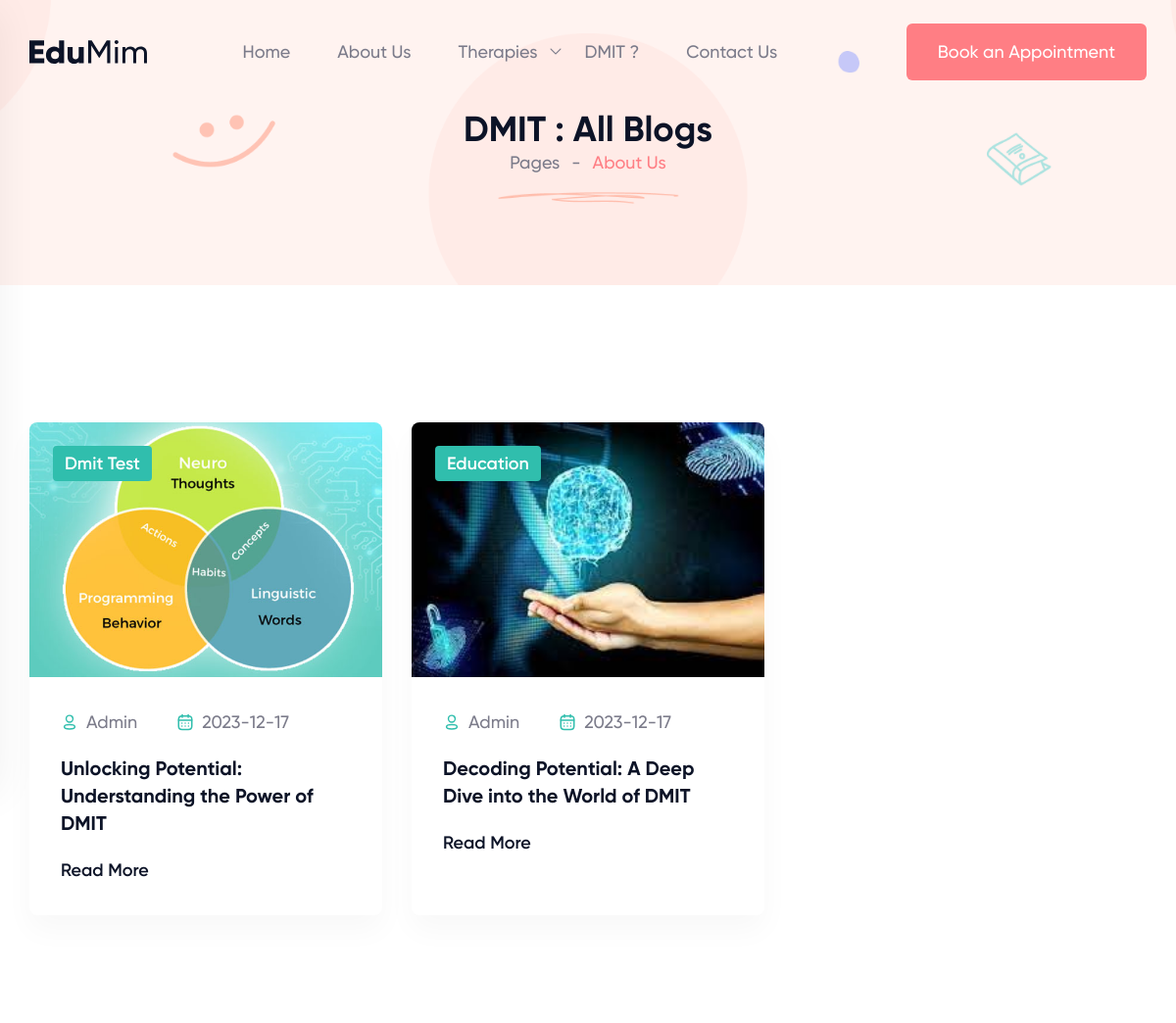
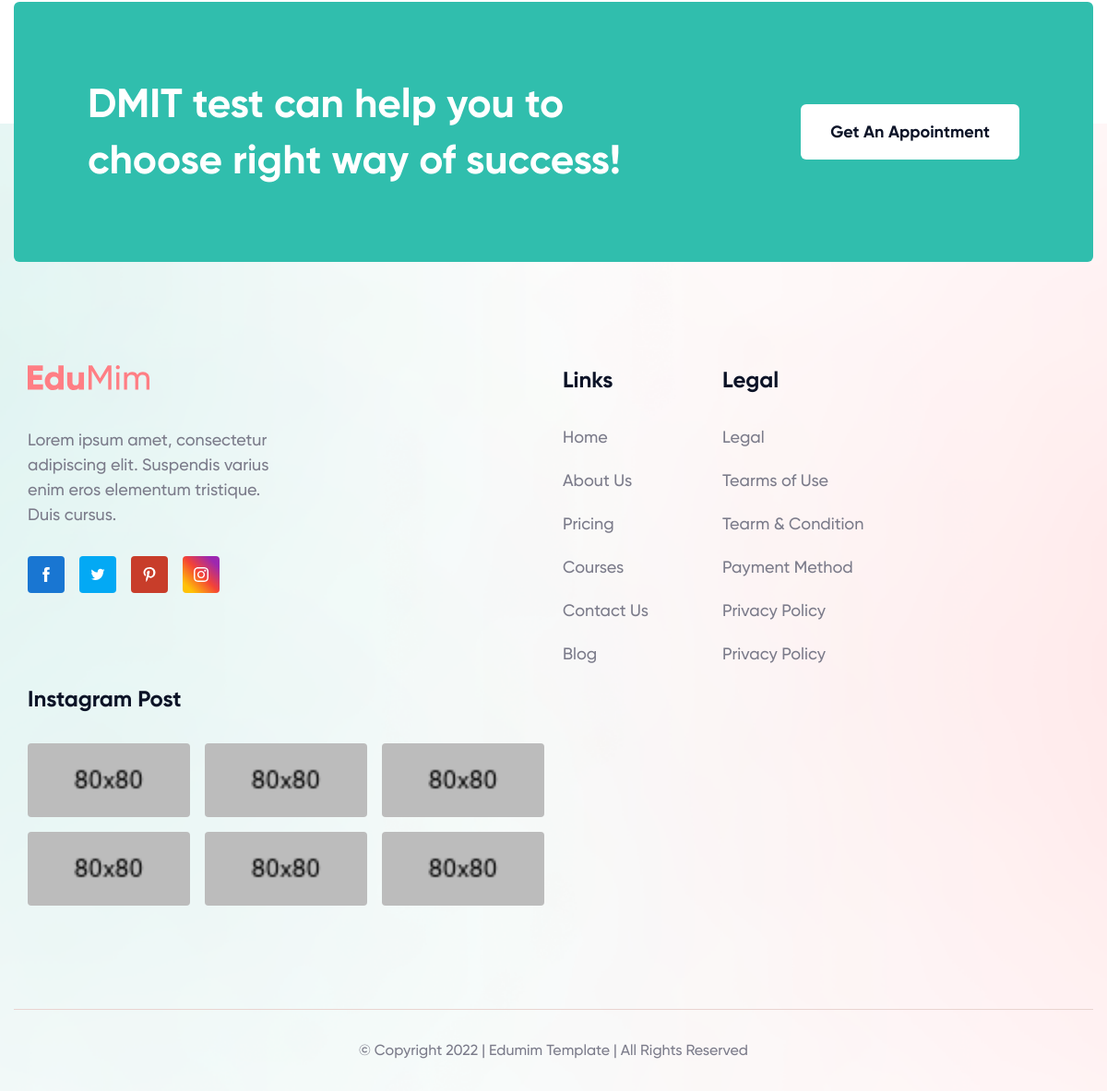
Screenshot of /all-blogs.php with the database file from the repository (2 pictures, top to bottom).
### tables this page shows
CREATE TABLE `blogs` (
  `blog_id` int(50) NOT NULL,
  `title` text NOT NULL,
  `category` varchar(30) NOT NULL,
  `description` text NOT NULL,
  `featured_img` varchar(500) NOT NULL,
  `author` varchar(100) NOT NULL DEFAULT 'Admin',
  `dt` datetime NOT NULL DEFAULT current_timestamp()
);

### all-blogs.php (the view, shortened to what this page needs)
<!DOCTYPE html>
<html lang="en">
<head>
  <link rel="stylesheet" href="assets/css/rt-plugins.css">
  <link rel="stylesheet" href="assets/css/app.css">
</head>
<body class=" font-gilroy font-medium text-gray text-lg leading-[27px]">
  <?php include 'partials/_header.php'; ?>
  <div class="breadcrumbs section-padding bg-[url('../images/all-img/bred.png')] bg-cover bg-center bg-no-repeat">
    <div class="container text-center">
      <h2>DMIT : All Blogs </h2>
      <nav>
        <ol class="flex items-center justify-center space-x-3">
          <li class="breadcrumb-item"><a href="index.html">Pages </a></li>
          <li class="breadcrumb-item">-</li>
          <li class="text-primary">About Us</li>
        </ol>
      </nav>
    </div>
  </div>
   <div class=" section-padding  bg-cover bg-no-repeat bg-center">
    <div class="container">
      <div class="grid lg:grid-cols-3 md:grid-cols-2 grid-cols-1 gap-[30px] pt-7">
        <?php
        require_once('partials\_db.php');
        $sql = "SELECT * FROM `blogs` ORDER BY 'dt' DESC LIMIT 3";
        $result = mysqli_query($conn, $sql);
        while ($row = mysqli_fetch_assoc($result)) {
          $category = $row['category'];
          $fimage = "assets/images/blogImgs/" . $row['featured_img'];
          echo '
              <div class=" bg-white shadow-box5 rounded-[8px] transition duration-100 hover:shadow-box3">
                <div class="course-thumb h-[260px] rounded-t-[8px]  relative">
                  <img src="' . $fimage . '" alt="" class=" w-full h-full object-cover rounded-t-[8px]">
                  <span class="bg-secondary py-1 px-3 text-lg font-semibold rounded text-white absolute left-6 top-6">' . $category . '</span>
                </div>
                <div class="course-content p-8">
                  <div class="flex   lg:space-x-10 space-x-5 mb-5">
                    <a class=" flex items-center space-x-2" href="blog.php?blog=' . $row['blog_id'] . '">
                      <img src="assets/images/svg/admin.svg" alt="">
                      <span>' . $row['author'] . '</span>
                    </a>
                    <a class=" flex items-center space-x-2" href="blog.php?blog=' . $row['blog_id'] . '">
                      <img src="assets/images/svg/calender.svg" alt="">
                      <span>' . substr($row['dt'], 0, 10) . '</span>
                    </a>
                  </div>
                  <h4 class=" text-xl mb-5 font-bold">
                    <a href="blog.php?blog=' . $row['blog_id'] . '" class=" hover:text-primary transition duration-150">
                    ' . substr($row['title'], 0, 70) . '
                    </a>
                  </h4>
                  <a href="blog.php?blog=' . $row['blog_id'] . '" class=" text-black font-semibold hover:underline transition duration-150">Read
                    More</a>
                </div>
              </div>
              ';
        }
        ?>
      </div>
    </div>
  </div>
  <?php include 'partials/_footer.php'; ?>
</body>
</html>

### partials/_header.php (shortened to what this page needs)
<header style="z-index: 10;" class="site-header  home-one-header top-0 w-full z-[999] rt-sticky pr-1">
  <div class="main-header py-6">
    <div class="container">
      <div class=" flex items-center justify-between">
        <a href="index.php" class="brand-logo flex-none lg:mr-10 md:w-auto max-w-[120px] ">
          <img src="assets/images/logo/logo.svg" alt=""></a>
        <div class="flex items-center flex-1">
          <div class="flex-1 main-menu relative mr-[74px]">
            <ul class="menu-active-classes flex ">
              <li class=" menu-item">
                <a href="index.php">Home</a>
              </li>
              <li class=" menu-item">
                <a href="about.php">About Us</a>
              </li>
              <li class="menu-item-has-children">
                <a href="nlp.php">Therapies</a>
              </li>
              <li class="menu-item">
                <a href="dmit.php">DMIT ?</a>
              </li>
              <li>
                <a href="contact.php">Contact Us</a>
              </li>
            </ul>
          </div>
          <div class="flex-none flex space-x-[18px]">
            <div class=" hidden lg:block">
              <a href="javascript:void(0)" onclick="openAppointmentForm()" class="btn btn-primary py-[15px] px-8">Book an Appointment</a>
            </div>
          </div>
        </div>
      </div>
    </div>
  </div>
</header>

### partials/_footer.php (shortened to what this page needs)
<footer>
  <div class="relative z-[1] mx-auto max-w-[1170px] rounded-md bg-[url('../images/all-img/section-bg-3.png')] bg-cover bg-center bg-no-repeat p-20">
    <div class="items-center space-x-4 space-y-5 text-center lg:flex lg:space-y-0 lg:text-left">
      <div class="flex-1">
        <div class="max-w-[590px] text-3xl font-bold text-white md:text-3xl lg:text-[44px] lg:leading-[61px]">
          DMIT test can help you to choose right way of success!
        </div>
      </div>
      <div class="flex-none">
        <button onclick="openAppointmentForm()" class="btn bg-white font-bold text-black">
          Get An Appointment
        </button>
      </div>
    </div>
  </div>
  <div class="-mt-[150px] bg-[url('../images/all-img/section-bg-10.png')] bg-cover bg-center bg-no-repeat pt-[150px]">
    <div class="section-padding container">
      <div class="grid grid-cols-12 gap-5">
        <div class="single-footer col-span-12 lg:col-span-6 xl:col-span-3">
          <div class="lg:max-w-[270px]">
            <a href="#" class="mb-10 block">
              <img src="assets/images/logo/footer-logo-2.svg" alt="" /></a>
            <p>
              Lorem ipsum amet, consectetur adipiscing elit. Suspendis varius
              enim eros elementum tristique. Duis cursus.
            </p>
            <ul class="flex space-x-4 pt-8">
              <li>
                <a href="#" class="flex h-10 w-10">
                  <img src="assets/images/icon/fb.svg" alt="" />
                </a>
              </li>
              <li>
                <a href="#" class="flex h-10 w-10">
                  <img src="assets/images/icon/tw.svg" alt="" />
                </a>
              </li>
              <li>
                <a href="#" class="flex h-10 w-10">
                  <img src="assets/images/icon/pn.svg" alt="" />
                </a>
              </li>
              <li>
                <a href="#" class="flex h-10 w-10">
                  <img src="assets/images/icon/ins.svg" alt="" />
                </a>
              </li>
            </ul>
          </div>
        </div>
        <div class="single-footer col-span-12 lg:col-span-6 xl:col-span-6">
          <div class="ml-auto xl:w-[80%]">
            <div class="flex space-x-[80px]">
              <div class="flex-1 lg:flex-none">
                <h4 class="mb-8 text-2xl font-bold text-black">Links</h4>
                <ul class="list-item space-y-5">
                  <li><a href="#">Home</a></li>
                  <li><a href="#">About Us</a></li>
                  <li><a href="#">Pricing</a></li>
                  <li><a href="#">Courses</a></li>
                  <li><a href="#">Contact Us</a></li>
                  <li><a href="#">Blog</a></li>
                </ul>
              </div>
              <div class="flex-1 lg:flex-none">
                <h4 class="mb-8 text-2xl font-bold text-black">Legal</h4>
                <ul class="list-item space-y-5">
                  <li><a href="#">Legal</a></li>
                  <li><a href="#">Tearms of Use</a></li>
                  <li><a href="#">Tearm & Condition</a></li>
                  <li><a href="#">Payment Method</a></li>
                  <li><a href="#">Privacy Policy</a></li>
                  <li><a href="#">Privacy Policy</a></li>
                </ul>
              </div>
            </div>
          </div>
        </div>
        <div class="single-footer col-span-12 lg:col-span-6 xl:col-span-3">
          <h4 class="mb-8 text-2xl font-bold text-black">Instagram Post</h4>
          <div class="grid grid-cols-3 gap-4">
            <div>
              <a href="#" class="group relative block h-20 w-full rounded">
                <img src="assets/images/all-img/ins-1.png" alt="" class="block h-full w-full rounded object-cover" />
              </a>
            </div>
            <div>
              <a href="#" class="group relative block h-20 w-full rounded">
                <img src="assets/images/all-img/ins-2.png" alt="" class="block h-full w-full rounded object-cover" />
              </a>
            </div>
            <div>
              <a href="#" class="group relative block h-20 w-full rounded">
                <img src="assets/images/all-img/ins-3.png" alt="" class="block h-full w-full rounded object-cover" />
              </a>
            </div>
            <div>
              <a href="#" class="group relative block h-20 w-full rounded">
                <img src="assets/images/all-img/ins-4.png" alt="" class="block h-full w-full rounded object-cover" />
              </a>
            </div>
            <div>
              <a href="#" class="group relative block h-20 w-full rounded">
                <img src="assets/images/all-img/ins-5.png" alt="" class="block h-full w-full rounded object-cover" />
              </a>
            </div>
            <div>
              <a href="#" class="group relative block h-20 w-full rounded">
                <img src="assets/images/all-img/ins-6.png" alt="" class="block h-full w-full rounded object-cover" />
              </a>
            </div>
          </div>
        </div>
      </div>
    </div>
    <div class="container border-t border-[#E9D4D0] py-8 text-center text-base">
      &copy; Copyright 2022 | Edumim Template | All Rights
      Reserved
    </div>
  </div>
</footer>

### rows the page displays
blogs: featured_img (picture), category "Dmit Test", author "Admin", dt "2023-12-17", title "Unlocking Potential: Understanding the Power of DMIT"
blogs: featured_img (picture), category "Education", author "Admin", dt "2023-12-17", title "Decoding Potential: A Deep Dive into the World of DMIT"
